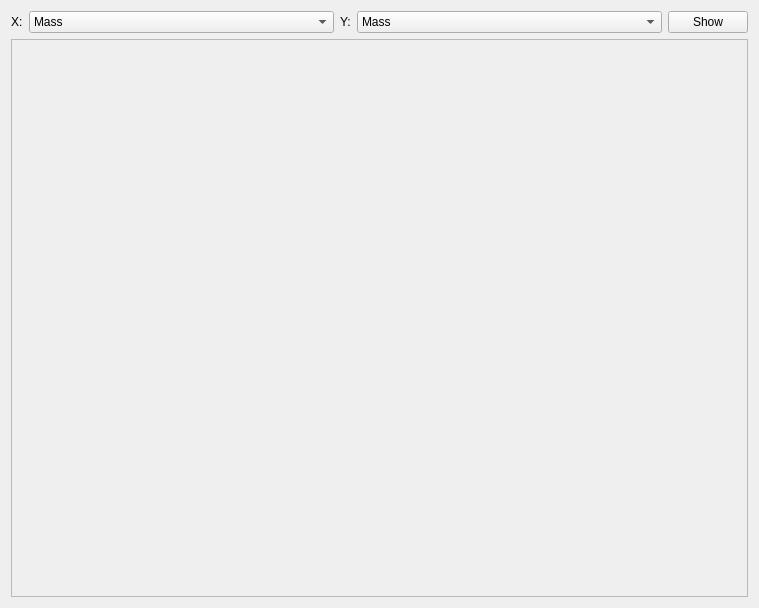
<?xml version="1.0" encoding="UTF-8"?>
<ui version="4.0">
 <class>ScatterPlotDialog</class>
 <widget class="ChemData::AbstractVtkChartWidget" name="ScatterPlotDialog">
  <property name="geometry">
   <rect>
    <x>0</x>
    <y>0</y>
    <width>759</width>
    <height>608</height>
   </rect>
  </property>
  <property name="windowTitle">
   <string>Graph Data</string>
  </property>
  <layout class="QVBoxLayout" name="verticalLayout">
   <item>
    <layout class="QHBoxLayout" name="horizontalLayout">
     <item>
      <widget class="QLabel" name="xLabel">
       <property name="sizePolicy">
        <sizepolicy hsizetype="Minimum" vsizetype="Minimum">
         <horstretch>0</horstretch>
         <verstretch>0</verstretch>
        </sizepolicy>
       </property>
       <property name="text">
        <string>X:</string>
       </property>
      </widget>
     </item>
     <item>
      <widget class="QComboBox" name="xComboBox">
       <property name="sizePolicy">
        <sizepolicy hsizetype="MinimumExpanding" vsizetype="Minimum">
         <horstretch>0</horstretch>
         <verstretch>0</verstretch>
        </sizepolicy>
       </property>
       <item>
        <property name="text">
         <string>Mass</string>
        </property>
       </item>
       <item>
        <property name="text">
         <string>XlogP3</string>
        </property>
       </item>
       <item>
        <property name="text">
         <string>VABC</string>
        </property>
       </item>
       <item>
        <property name="text">
         <string>TPSA</string>
        </property>
       </item>
       <item>
        <property name="text">
         <string>Rotatable-Bonds</string>
        </property>
       </item>
      </widget>
     </item>
     <item>
      <widget class="QLabel" name="yLabel">
       <property name="sizePolicy">
        <sizepolicy hsizetype="Minimum" vsizetype="Maximum">
         <horstretch>0</horstretch>
         <verstretch>0</verstretch>
        </sizepolicy>
       </property>
       <property name="text">
        <string>Y:</string>
       </property>
      </widget>
     </item>
     <item>
      <widget class="QComboBox" name="yComboBox">
       <property name="sizePolicy">
        <sizepolicy hsizetype="MinimumExpanding" vsizetype="Minimum">
         <horstretch>0</horstretch>
         <verstretch>0</verstretch>
        </sizepolicy>
       </property>
       <item>
        <property name="text">
         <string>Mass</string>
        </property>
       </item>
       <item>
        <property name="text">
         <string>XlogP3</string>
        </property>
       </item>
       <item>
        <property name="text">
         <string>VABC</string>
        </property>
       </item>
       <item>
        <property name="text">
         <string>TPSA</string>
        </property>
       </item>
       <item>
        <property name="text">
         <string>Rotatable-Bonds</string>
        </property>
       </item>
      </widget>
     </item>
     <item>
      <widget class="QPushButton" name="showButton">
       <property name="sizePolicy">
        <sizepolicy hsizetype="Minimum" vsizetype="Minimum">
         <horstretch>0</horstretch>
         <verstretch>0</verstretch>
        </sizepolicy>
       </property>
       <property name="text">
        <string>Show</string>
       </property>
      </widget>
     </item>
    </layout>
   </item>
   <item>
    <widget class="QFrame" name="graphFrame">
     <property name="sizePolicy">
      <sizepolicy hsizetype="Preferred" vsizetype="Expanding">
       <horstretch>0</horstretch>
       <verstretch>0</verstretch>
      </sizepolicy>
     </property>
     <property name="frameShape">
      <enum>QFrame::StyledPanel</enum>
     </property>
     <property name="frameShadow">
      <enum>QFrame::Raised</enum>
     </property>
    </widget>
   </item>
  </layout>
 </widget>
 <customwidgets>
  <customwidget>
   <class>ChemData::AbstractVtkChartWidget</class>
   <extends>QWidget</extends>
   <header location="global">chemdata/gui/abstractvtkchartwidget.h</header>
   <container>1</container>
  </customwidget>
 </customwidgets>
 <resources/>
 <connections/>
</ui>
